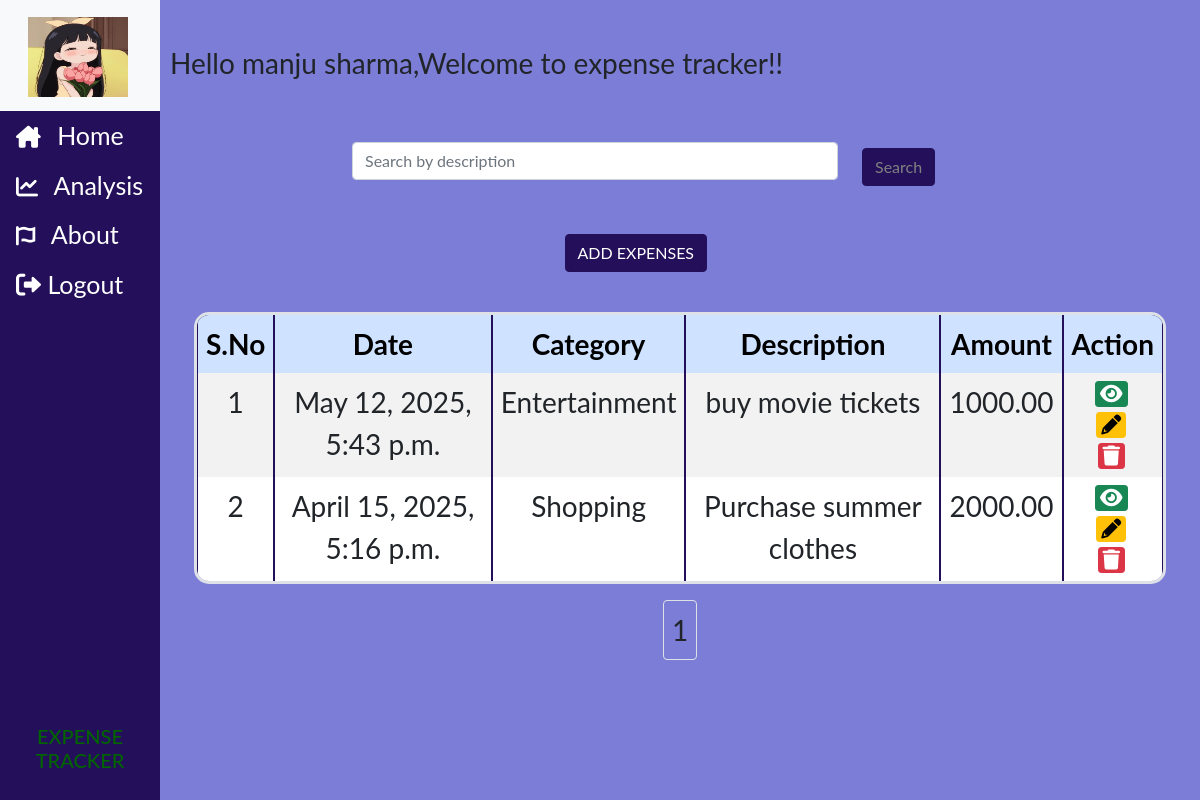
Page /exp/ind/ (signed in) on the committed database.
### Users/models.py (models this page shows, shortened)
class Profile(models.Model):
    user=models.OneToOneField(User,on_delete=models.CASCADE)
    image=models.ImageField(default="default.jpg",upload_to="profile_pics")
    location=models.CharField(max_length=100)
    occupation=models.CharField(max_length=100)
    monthly_income=models.DecimalField(max_digits=10,decimal_places=2,default=0.00)

### money_manager/models.py (models this page shows)
class Expense(models.Model):
    category=models.CharField(max_length=100,choices=categories,default=None)
    date=models.DateTimeField(auto_now_add=False,auto_now=False)
    description=models.TextField(max_length=300)
    amount=models.DecimalField(max_digits=10,decimal_places=2)
    user=models.ForeignKey(User,on_delete=models.CASCADE)

### money_manager/views.py (the view)
# urls.py: path("ind/",views.index,name='index'),
def index(request):
    data = Expense.objects.filter(user=request.user).order_by('-id')
    description = request.GET.get('description','')
    if description:
        data = data.filter(description__icontains=description)
    if not data.exists():
        messages.success(request, "You have no expenses yet.")
    item_per_page = 5
    paginator = Paginator(data, item_per_page)
    page = request.GET.get('page')
    expenses = paginator.get_page(page)
    start_serial_number = (expenses.number - 1) * item_per_page
    for index, expense in enumerate(expenses, start=1):
        expense.serial_number = start_serial_number + index
    return render(request, "Money_Manager/index.html", {
        'expenses': expenses,
        'description': description  # Keep the search value in the form
    })

### money_manager/templates/Money_Manager/index.html (shortened to what this page needs)
{% extends 'Money_Manager/base.html' %}
{% block body %}
    <br/>
    <p> Hello {{user.first_name}} {{user.last_name}},Welcome to expense tracker!!</p>
    <div class="container">
            <br/>
            <form method="GET">
                <div class="row justify-content-center">
                    <div class="col-md-6">
                        <input type="text" class="form-control" id="description" placeholder="Search by description" name="description" value="{{ description }}">
                    </div>
                    <div class="col-md-2">
                        <button type="submit" class="btn btn-primary w-30" style="background-color:#24105a;
                            border-color: #24105a; color:#818181;">Search</button>
                    </div>
                </div>
            </form>
            <br/>
            <div class="row justify-content-center">
                <div class="col-md-6 offset-md-3">
                    <a href="{% url 'money_manager:add' %}" class="btn btn-primary w-30"
                    style="background-color: #24105a; border-color: #24105a;"> ADD EXPENSES</a>
                </div>
                <br/>
                <br/>
            <div class="row justify-content-center">
                <div class="col-md-12">
                    <table class="table table-bordered">
                        <thead>
                        <tr class="table-primary">
                            <th>S.No</th>
                            <th>Date</th>
                            <th>Category</th>
                            <th>Description</th>
                            <th>Amount</th>
                            <th>Action</th>
                        </tr>
                    </thead>
                    <tbody>
                        {% for expense in expenses %}
                        <tr>
                            <td> {{ expense.serial_number }}</td>
                            <td> {{expense.date}}</td>
                            <td> {{expense.category}} </td>
                            <td> {{expense.description}} </td>
                            <td> {{expense.amount}}</td>
                            <td>
                                <div class="action-icons">
                                    <a href="{% url 'money_manager:view' expense.id %}" class="btn btn-success btn-sm action-btn" title="View">
                                        <i class="fas fa-eye"></i>
                                    </a>
                                    <a href="{% url 'money_manager:edit' expense.id %}" class="btn btn-warning btn-sm action-btn" title="Edit">
                                        <i class="fas fa-pencil-alt"></i>
                                    </a>
                                    <a href="{% url 'money_manager:delete' expense.id %}" class="btn btn-danger btn-sm action-btn" title="Delete">
                                        <i class="fas fa-trash"></i>
                                    </a>
                                </div>
                            </td>
                        </tr>
                        {% endfor %}
                    </tbody>
                </table>
            </div>
        </div>
        <div class="row justify-content-center">
            <div class="col-auto">
                <div style="border-color:black;" class="pagination-box d-flex align-items-center gap-2 p-2 border rounded">
                    <span class="page-info"> {{ expenses.number }} </span>
                </div>
            </div>
        </div>
    </div>
{% endblock %}

### money_manager/templates/Money_Manager/base.html (shortened to what this page needs)
{% load static %}
<!DOCTYPE html>
<html lang="en">
<head>
    <link href="https://cdn.jsdelivr.net/npm/bootstrap@5.0.2/dist/css/bootstrap.min.css" rel="stylesheet">
    <link rel="stylesheet" href="https://cdnjs.cloudflare.com/ajax/libs/font-awesome/6.0.0-beta3/css/all.min.css">
    <link href="{% static 'Money_Manager/style.css' %}" rel="stylesheet">
</head>
<body>
    <div class="sidenav">
      <nav class="navbar navbar-light bg-light">
        <div class="container-fluid">
          <a class="navbar-brand" href="#">
            <img src="{{ user.profile.image.url }}" alt="{{ user.username }}" width="100px" height="80px" class="d-inline-block align-text-top">
          </a>
        </div>
      </nav>
      <div class="menu">
        <a href="{% url 'money_manager:index' %}"><i class="fa-solid fa-house-chimney"></i> Home </a>
        <a href="{% url 'money_manager:chart_view' %}"><i class="fa-solid fa-chart-line"></i> Analysis </a>
        {% if user.is_authenticated %}
            <a href="{% url 'about' %}"><i class="fa-solid fa-font-awesome"></i> About </a>
            <form method="POST" action="{% url 'logout' %}" style="display: inline;">
                <button type="submit" class="menu-button">
                    <i class="fa-solid fa-right-from-bracket"></i> Logout
                </button>
            </form>
        {% else %}
            <a href="{% url 'login_page' %}"><i class="fa-solid fa-arrow-right-to-bracket"></i> Login</a>
        {% endif %}
    </div>
      <div class="bottom-text">
          <h6>EXPENSE TRACKER</h6>
      </div>
    </div >
    <div class= "main">
        {% block body %}
        {% endblock %}
    </div>
</body>
</html>

### money_manager/static/Money_Manager/style.css (style rules this page uses)
body { background-color:#7b7dd6; }
body { font-family: "Lato", sans-serif; }

### rows in the picture
Expense: serial_number "1", date "May 12, 2025, 5:43 p.m.", category "Entertainment", description "buy movie tickets", amount "1000.00"
Expense: serial_number "2", date "April 15, 2025, 5:16 p.m.", category "Shopping", description "Purchase summer clothes", amount "2000.00"

### other values in the picture
{{ user.first_name }} "manju"
{{ user.last_name }} "sharma"
{{ expenses.number }} "1"
